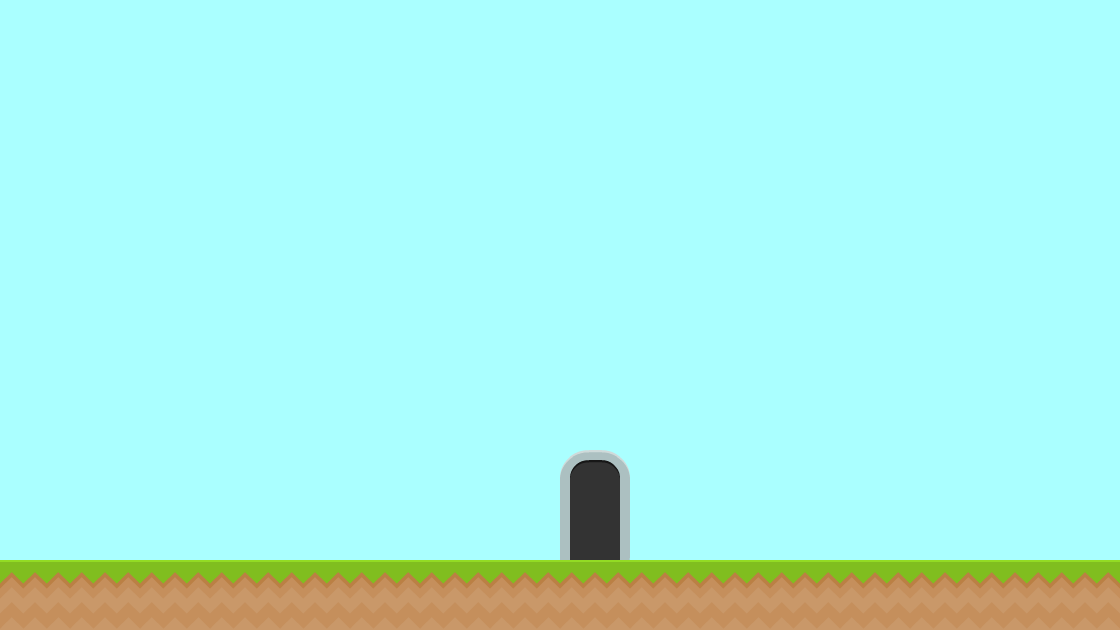

The image is a tile-based game level rendered from a .tmx file. Its description and source (layers, tilesets, objects; grid data summarised) follow:
An orthogonal 16x9 tile map with 70x70 px tiles, 1 tile layer (Background), 1 hidden layer not drawn, 3 tilesets and 1 object (levelTrigger).

<map version="1.0" orientation="orthogonal" width="16" height="9" tilewidth="70" tileheight="70" backgroundcolor="#aaffff">
 <tileset firstgid="1" name="background-tiles" tilewidth="70" tileheight="70">
  <image source="../img/background-tiles.png" width="910" height="910" />
 </tileset>
 <tileset firstgid="170" name="slime-spritesheet" tilewidth="60" tileheight="28">
  <image source="../img/slime-spritesheet.png" width="180" height="28" />
 </tileset>
 <tileset firstgid="173" name="solid-tile" tilewidth="70" tileheight="70">
  <image source="../img/solid-tile.png" width="70" height="70" />
  <tile id="0">
   <properties>
    <property name="type" value="solid" />
   </properties>
  </tile>
 </tileset>
 <layer name="Background" width="16" height="9">
  <data>[144 cells, 18 non-empty, 3 distinct tile ids]</data>
 </layer>
 <layer name="collision" width="16" height="9" visible="0" opacity="0.5">
  <data>[144 cells, 16 non-empty, 1 distinct tile ids]</data>
 </layer>
 <objectgroup name="trigger-entities" width="16" height="9">
  <object name="levelTrigger" x="560" y="420" width="70" height="140">
   <properties>
    <property name="level" value="level02" />
   </properties>
  </object>
 </objectgroup>
</map>
